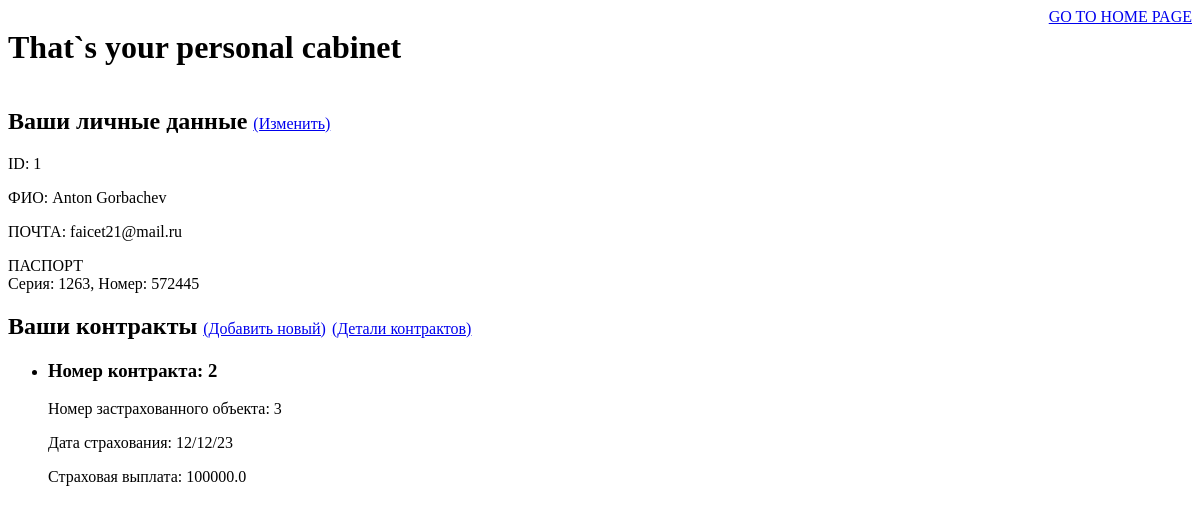
Before: /insurance/1/ with the older database file.
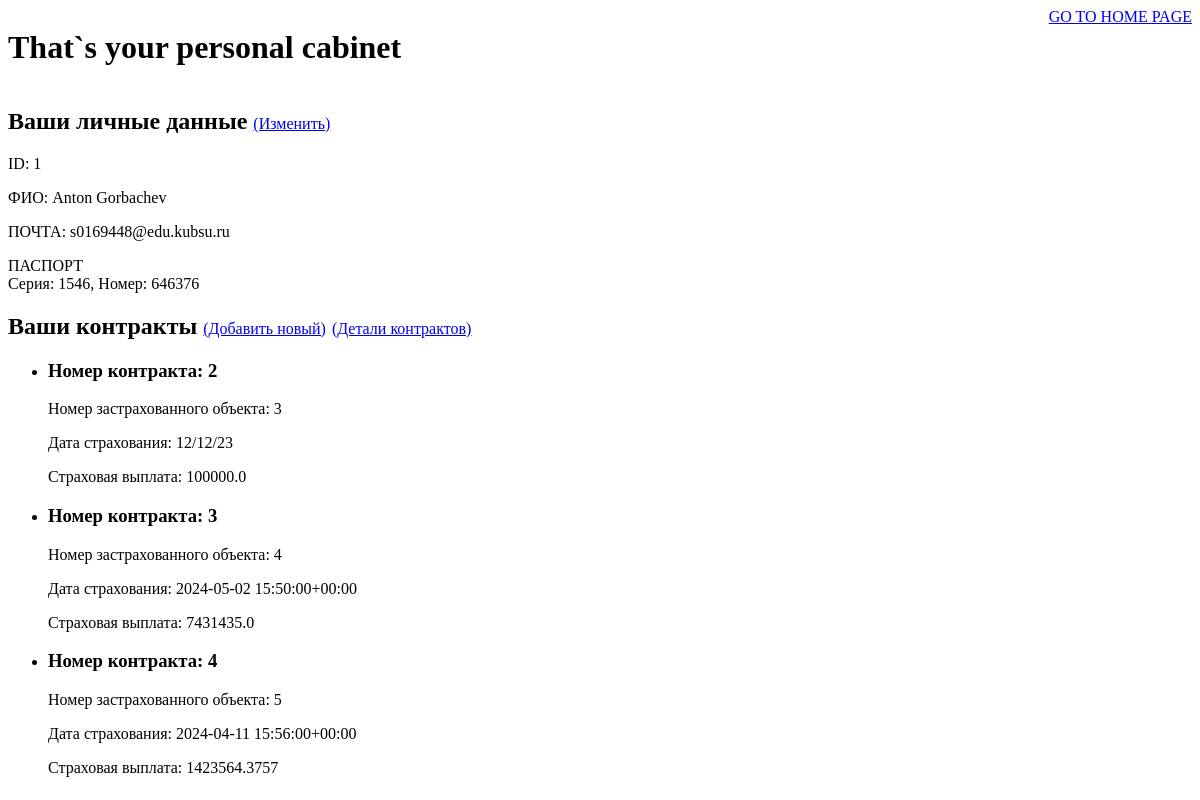
After: the same page with the newer database file.
### insurance/models.py (models this page shows, shortened)
class Clients(models.Model):
    first_name = models.CharField(max_length=50)
    last_name = models.CharField(max_length=50)
    email = models.EmailField(unique=True)
    passport = models.CharField(max_length=10, null=True)

class Contracts(models.Model):
    client_id = models.ForeignKey(Clients, on_delete=models.CASCADE)
    object_id = models.ForeignKey(InsuranceObject, on_delete=models.CASCADE)
    contract_date = models.CharField(max_length=100)
    insurance_payment = models.FloatField()

### insurance/views.py (the view)
# urls.py: path("<int:id>/", views.clients_cabinet, name="clients_cabinet"),
def clients_cabinet(request, id):
    client = get_object_or_404(Clients, pk=id)
    contracts = Contracts.objects.filter(client_id=id)
    return render(request, "insurance/cabinet.html",
                  {"client": client, "contracts": contracts,
                   "series": client.passport[:4], "number": client.passport[4:10],
                   "define_passport": client.passport != 'undefined'})

### insurance/templates/insurance/cabinet.html (shortened to what this page needs)
<!DOCTYPE html>
<html lang="en">
<head>
</head>
<body>
	<header>
		<div style="display: flex; justify-content: space-between">
			<h1>That`s your personal cabinet</h1>
			<a style="font-size: 1rem" href="/insurance/">GO TO HOME PAGE</a>
		</div>
	</header>
	<main>
		<div>
			<h2>Ваши личные данные <a href="/insurance/{{client.id}}/change_personal_data/" style="font-size: medium; font-weight: normal">(Изменить)</a></h2>
			<div>
				<p>ID: {{client.id}}</p>
				<p>ФИО: {{client.first_name}} {{client.last_name}}</p>
				<p>ПОЧТА: {{client.email}}</p>
				<p>
					ПАСПОРТ<br>
					{% if define_passport %}
					Серия: {{series}}, Номер: {{number}}
					{% else %}
					Не задано
					{% endif %}
				</p>
			</div>
		</div>
		<div>
			<h2>Ваши контракты
				<a href="/insurance/{{client.id}}/make_order/" style="font-size: medium; font-weight: normal">(Добавить новый)</a>
				<a href="/insurance/{{ client.id }}/contract_details/" style="font-size: medium; font-weight: normal"> (Детали контрактов)</a>
			</h2>
			{% if contracts %}
			<ul>
				{% for contract in contracts %}
				<li>
					<div>
						<h3>Номер контракта: {{contract.id}}</h3>
						<p>Номер застрахованного объекта: {{contract.object_id_id}}</p>
						<p>Дата страхования: {{contract.contract_date}}</p>
						<p>Страховая выплата: {{contract.insurance_payment}}</p>
					</div>
				</li>
    		{% endfor %}
			</ul>
			{% else %}
    		<p>No contracts are available.</p>
			{% endif %}
		</div>
	</main>
</body>
</html>

Changed rows visible on the page:
changed Clients "Anton": email "faicet21@mail.ru" → "s0169448@edu.kubsu.ru"
added Contracts: id "3", object_id_id "4", contract_date "2024-05-02 15:50:00+00:00", insurance_payment "7431435.0"
added Contracts: id "4", object_id_id "5", contract_date "2024-04-11 15:56:00+00:00", insurance_payment "1423564.3757"
Other visible differences:
{{ series }}: "1263" → "1546"
{{ number }}: "572445" → "646376"
